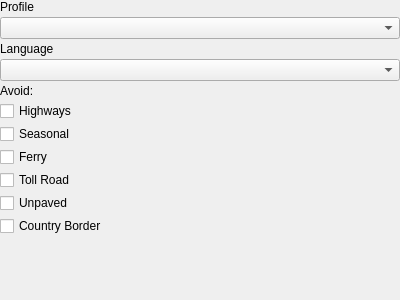
<?xml version="1.0" encoding="UTF-8"?>
<ui version="4.0">
 <class>IRouterMapQuest</class>
 <widget class="QWidget" name="IRouterMapQuest">
  <property name="geometry">
   <rect>
    <x>0</x>
    <y>0</y>
    <width>400</width>
    <height>300</height>
   </rect>
  </property>
  <property name="windowTitle">
   <string>Form</string>
  </property>
  <layout class="QVBoxLayout" name="verticalLayout">
   <property name="spacing">
    <number>3</number>
   </property>
   <property name="leftMargin">
    <number>0</number>
   </property>
   <property name="topMargin">
    <number>0</number>
   </property>
   <property name="rightMargin">
    <number>0</number>
   </property>
   <property name="bottomMargin">
    <number>0</number>
   </property>
   <item>
    <layout class="QVBoxLayout" name="verticalLayout_3">
     <item>
      <widget class="QLabel" name="label_2">
       <property name="text">
        <string>Profile</string>
       </property>
      </widget>
     </item>
     <item>
      <widget class="QComboBox" name="comboMQPreference">
       <property name="sizePolicy">
        <sizepolicy hsizetype="Minimum" vsizetype="Fixed">
         <horstretch>0</horstretch>
         <verstretch>0</verstretch>
        </sizepolicy>
       </property>
       <property name="minimumSize">
        <size>
         <width>100</width>
         <height>0</height>
        </size>
       </property>
      </widget>
     </item>
     <item>
      <widget class="QLabel" name="label_3">
       <property name="text">
        <string>Language</string>
       </property>
      </widget>
     </item>
     <item>
      <widget class="QComboBox" name="comboMQLanguage">
       <property name="sizePolicy">
        <sizepolicy hsizetype="Minimum" vsizetype="Fixed">
         <horstretch>0</horstretch>
         <verstretch>0</verstretch>
        </sizepolicy>
       </property>
       <property name="minimumSize">
        <size>
         <width>100</width>
         <height>0</height>
        </size>
       </property>
      </widget>
     </item>
     <item>
      <widget class="QLabel" name="label">
       <property name="text">
        <string>Avoid:</string>
       </property>
      </widget>
     </item>
    </layout>
   </item>
   <item>
    <layout class="QVBoxLayout" name="verticalLayout_2">
     <property name="spacing">
      <number>-1</number>
     </property>
     <property name="bottomMargin">
      <number>0</number>
     </property>
     <item>
      <widget class="QCheckBox" name="checkMQAvoidLimAccess">
       <property name="text">
        <string>Highways</string>
       </property>
      </widget>
     </item>
     <item>
      <widget class="QCheckBox" name="checkMQAvoidSeasonal">
       <property name="text">
        <string>Seasonal</string>
       </property>
      </widget>
     </item>
     <item>
      <widget class="QCheckBox" name="checkMQAvoidFerry">
       <property name="text">
        <string>Ferry</string>
       </property>
      </widget>
     </item>
     <item>
      <widget class="QCheckBox" name="checkMQAvoidTollRoads">
       <property name="text">
        <string>Toll Road</string>
       </property>
      </widget>
     </item>
     <item>
      <widget class="QCheckBox" name="checkMQAvoidUnpaved">
       <property name="text">
        <string>Unpaved</string>
       </property>
      </widget>
     </item>
     <item>
      <widget class="QCheckBox" name="checkMQAvoidCountryBorder">
       <property name="text">
        <string>Country Border</string>
       </property>
      </widget>
     </item>
    </layout>
   </item>
   <item>
    <spacer name="verticalSpacer">
     <property name="orientation">
      <enum>Qt::Orientation::Vertical</enum>
     </property>
     <property name="sizeHint" stdset="0">
      <size>
       <width>20</width>
       <height>123</height>
      </size>
     </property>
    </spacer>
   </item>
  </layout>
 </widget>
 <resources/>
 <connections/>
</ui>
